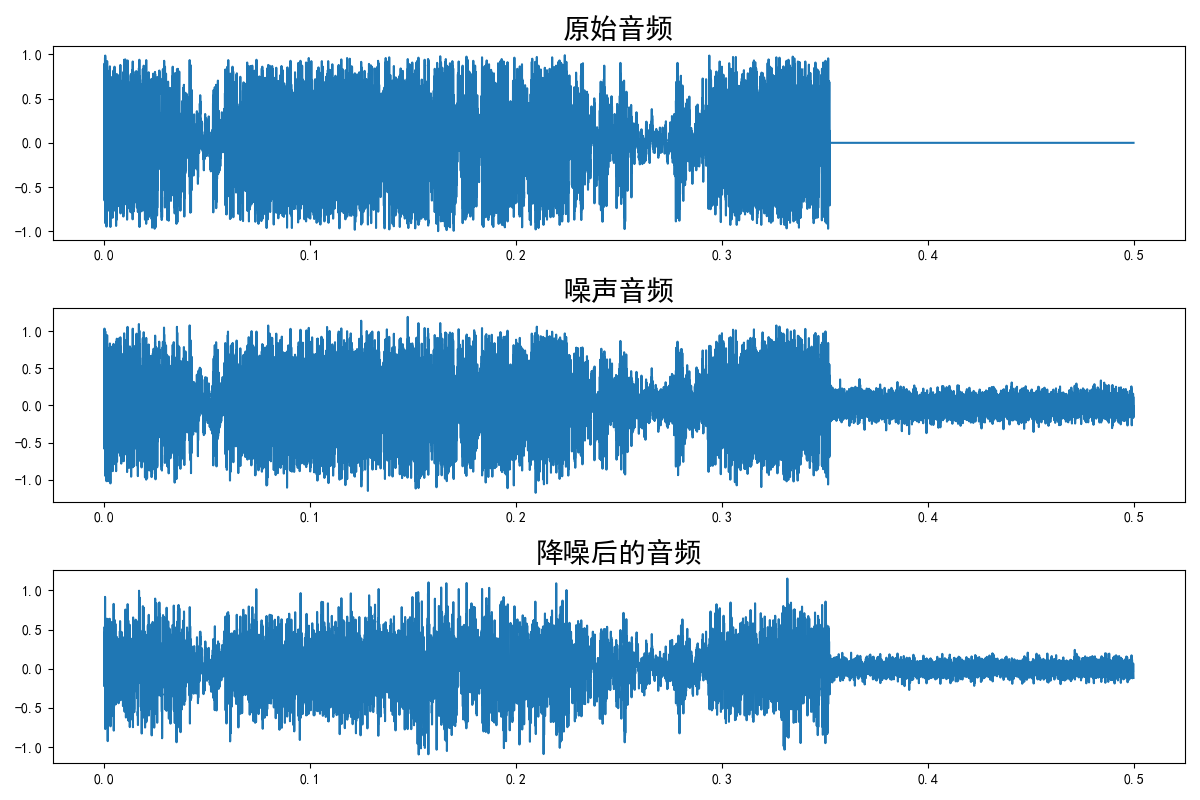

Recreate this plot in Python.
import numpy as np
import soundfile as sf
import matplotlib.pyplot as plt
from scipy.signal import butter, lfilter
plt.rcParams['font.sans-serif'] = ['SimHei']
plt.rcParams['axes.unicode_minus'] = False
# 1. 读取音频文件
audio_file = '375milk_1_1s.wav'
data, sample_rate = sf.read(audio_file)
if data.ndim > 1:
    data = np.mean(data, axis=1)
time = np.linspace(0, len(data) / sample_rate, len(data))

# 2. 向音频添加随机噪声
noise = np.random.normal(0, 0.1, len(data))
noisy_data = data + noise

# 3. 应用低通滤波器以降低噪声
def butter_lowpass(cutoff, fs, order=5):
    nyq = 0.5 * fs
    normal_cutoff = cutoff / nyq
    b, a = butter(order, normal_cutoff, btype='low', analog=False)
    return b, a

def butter_lowpass_filter(data, cutoff, fs, order=5):
    b, a = butter_lowpass(cutoff, fs, order=order)
    y = lfilter(b, a, data)
    return y

cutoff = 10000  # 低通滤波器的截止频率
filtered_data = butter_lowpass_filter(noisy_data, cutoff, sample_rate)

# 4. 绘制原始音频、噪声音频和降噪后的音频
plt.figure(figsize=(12, 8))

plt.subplot(3, 1, 1)
plt.plot(time, data)
plt.title('原始音频', fontsize=20)

plt.subplot(3, 1, 2)
plt.plot(time, noisy_data)
plt.title('噪声音频', fontsize=20)

plt.subplot(3, 1, 3)
plt.plot(time, filtered_data)
plt.title('降噪后的音频', fontsize=20)

plt.tight_layout()
plt.savefig('di.png')
plt.show()
